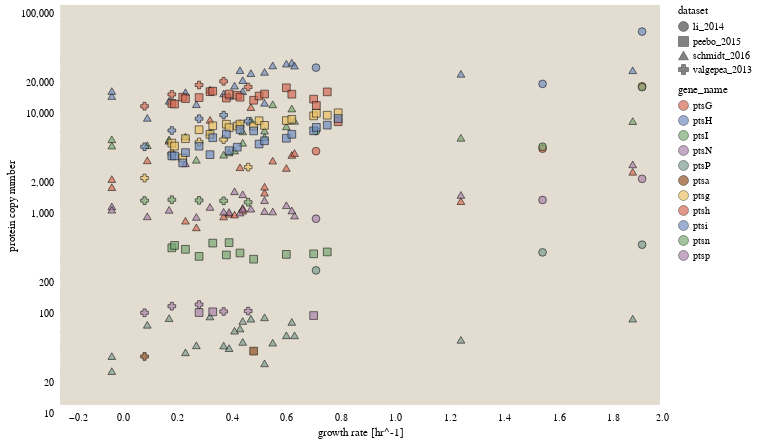

Notebook code for this chart:
### Markdown cell above
There seems to be some outlier-weirdness in the Tanguichi and Valgepea datasets. that will definitely require some more thought and dissection. 

# Part II: Copy Numbers of Molecular Constituents

With these datasets in hand, we can start to exactly measure the total copy numbers of each class of molecular species that may set the speed limit of bacterial growth. 


## Sugar Transport
A simple order-of-magnitude estimate suggests that on the order of $\approx 10^3 - 10^4$ per cell. With the GO term annotated data, we can start to look at this, although I don't understand as of yet how to deal with the oligomeric state (maybe it's okay to assume everything is a tetramer? at least as an approsimation)

### Code cell
# Isolate the sugar transporter. 
sugar_tporter = data[data['gene_name'].str.contains('pts')]

base =  alt.Chart(sugar_tporter[sugar_tporter['tot_per_cell'] > 0], width=600, height=400)

points = base.mark_point(size=60).encode(
    x=alt.X('growth_rate_hr', axis=alt.Axis(title='growth rate [hr^-1]')),
    y=alt.Y('tot_per_cell', axis=alt.Axis(title='protein copy number'), scale=alt.Scale(type='log')), 
    fill='gene_name',
    shape='dataset',
    tooltip=['gene_name', 'condition', 'dataset'],
    **stroke_defaults).interactive()
points

### Figure 1 — Vega-Lite specification as saved in the notebook (floating-point values rounded to 4 significant figures; data arrays with more than 128 entries replaced by an {"elided": "..."} marker saying what was removed)
{"$schema": "https://vega.github.io/schema/vega-lite/v3.4.0.json", "config": {"axis": {"domainColor": null, "grid": false, "labelFont": "Lucida Sans", "tickColor": "white", "tickOffset": 8, "tickWidth": 1.5, "ticks": true, "titleFont": "Lucida Sans", "titleFontWeight": 400}, "background": "white", "group": {"fill": "#E3DCD0"}, "legend": {"labelFont": "Lucida Sans", "titleFont": "Lucida Sans", "titleFontWeight": 400}, "mark": {"stroke": "black", "strokeWidth": 0.5}, "range": {"category": ["#D56C55", "#738FC1", "#7AA974", "#AB85AC", "#7E9D90", "#905426", "#EAC264"]}, "title": {"anchor": "middle", "font": "Lucida Sans", "fontWeight": 400}, "view": {"fill": "#E3DCD0", "height": 300, "strokeWidth": 0, "width": 400}}, "data": {"name": "data-26bfb63b1f926698455f7d3cc9ae856b"}, "datasets": {"data-26bfb63b1f926698455f7d3cc9ae856b": {"elided": "227 records"}}, "encoding": {"fill": {"field": "gene_name", "type": "nominal"}, "shape": {"field": "dataset", "type": "nominal"}, "stroke": {"value": "black"}, "strokeWidth": {"value": 0.75}, "tooltip": [{"field": "gene_name", "type": "nominal"}, {"field": "condition", "type": "nominal"}, {"field": "dataset", "type": "nominal"}], "x": {"axis": {"title": "growth rate [hr^-1]"}, "field": "growth_rate_hr", "type": "quantitative"}, "y": {"axis": {"title": "protein copy number"}, "field": "tot_per_cell", "scale": {"type": "log"}, "type": "quantitative"}}, "height": 400, "mark": {"size": 60, "type": "point"}, "selection": {"selector008": {"bind": "scales", "encodings": ["x", "y"], "type": "interval"}}, "width": 600}
